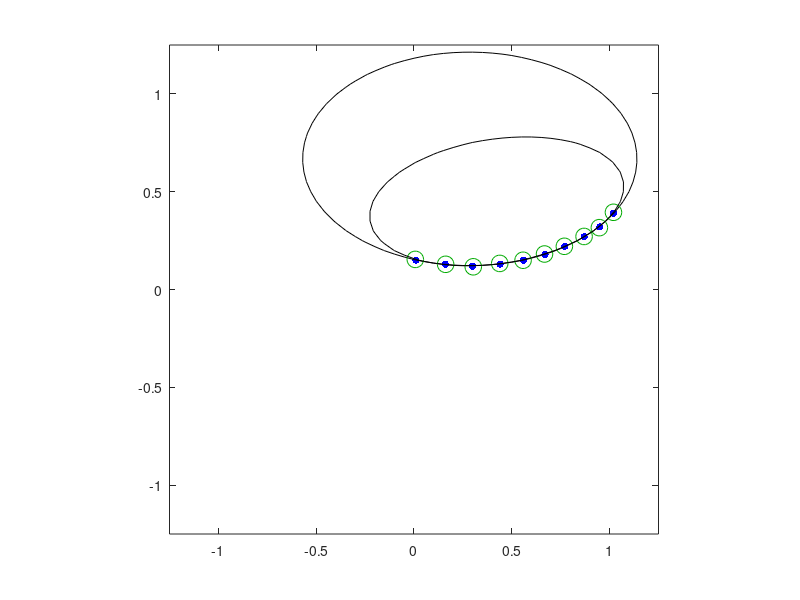

Reproduce this figure in MATLAB.
clf reset
shg

x = [1.02 .95 .87 .77 .67 .56 .44 .30 .16 .01]';
y = [ .39 .32 .27 .22 .18 .15 .13 .12 .13 .15]';
n = length(x);
plot(x,y,'b.','markersize',16)
hold on

A = [x.^2 x.*y y.^2 x y];
f = ones(n,1);
c = A\f
z = c(1)*x.^2 + c(2)*x.*y + c(3)*y.^2 + c(4)*x + c(5)*y - f;

[X,Y] = meshgrid(-1.25:.05:1.25);
Z = c(1)*X.^2 + c(2)*X.*Y + c(3)*Y.^2 + c(4)*X + c(5)*Y - 1;
contour(X,Y,Z,[0 0])
colormap(1-white)

x = x + .005*(2*rand(n,1)-1);
y = y + .005*(2*rand(n,1)-1);
plot(x,y,'o','markersize',12,'color',[0 2/3 0])
A = [x.^2 x.*y y.^2 x y];
c = A\f
Z = c(1)*X.^2 + c(2)*X.*Y + c(3)*Y.^2 + c(4)*X + c(5)*Y - 1;
contour(X,Y,Z,[0 0])
colormap(1-white)
axis equal
hold off
